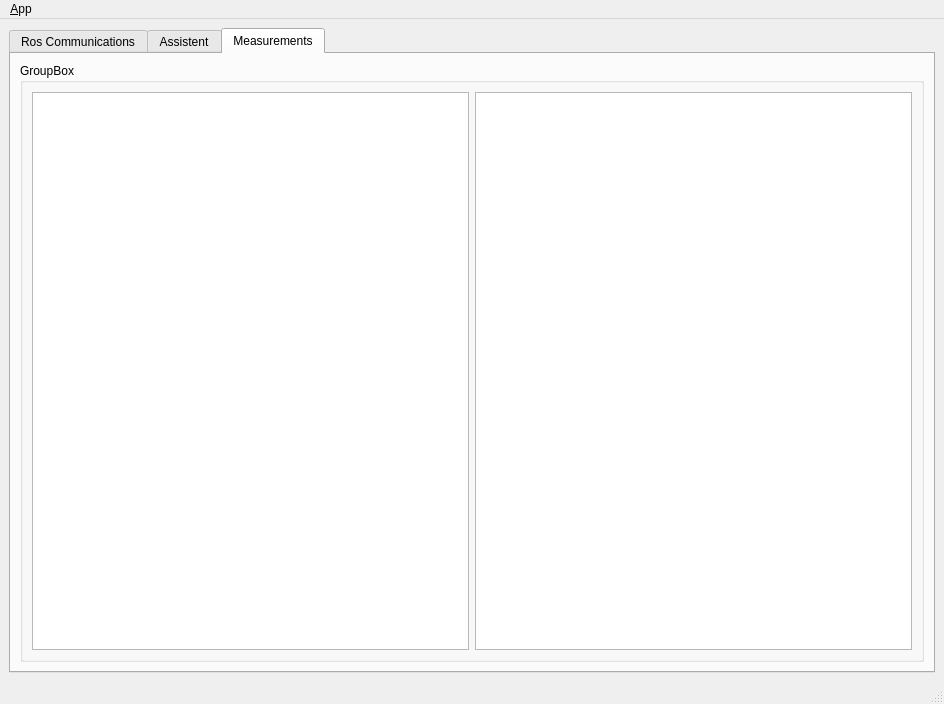
<?xml version="1.0" encoding="UTF-8"?>
<ui version="4.0">
 <class>MainWindowDesign</class>
 <widget class="QMainWindow" name="MainWindowDesign">
  <property name="geometry">
   <rect>
    <x>0</x>
    <y>0</y>
    <width>944</width>
    <height>704</height>
   </rect>
  </property>
  <property name="windowTitle">
   <string>QRosApp</string>
  </property>
  <property name="windowIcon">
   <iconset resource="../resources/images.qrc">
    <normaloff>:/images/icon.png</normaloff>:/images/icon.png</iconset>
  </property>
  <property name="locale">
   <locale language="English" country="Australia"/>
  </property>
  <widget class="QWidget" name="centralwidget">
   <layout class="QHBoxLayout">
    <item>
     <widget class="QTabWidget" name="tab_manager">
      <property name="enabled">
       <bool>true</bool>
      </property>
      <property name="minimumSize">
       <size>
        <width>100</width>
        <height>0</height>
       </size>
      </property>
      <property name="accessibleName">
       <string/>
      </property>
      <property name="locale">
       <locale language="English" country="Australia"/>
      </property>
      <property name="currentIndex">
       <number>2</number>
      </property>
      <widget class="QWidget" name="tab_status">
       <attribute name="title">
        <string>Ros Communications</string>
       </attribute>
       <layout class="QVBoxLayout" name="verticalLayout_2">
        <item>
         <widget class="QGroupBox" name="groupBox_12">
          <property name="sizePolicy">
           <sizepolicy hsizetype="MinimumExpanding" vsizetype="Preferred">
            <horstretch>0</horstretch>
            <verstretch>0</verstretch>
           </sizepolicy>
          </property>
          <property name="minimumSize">
           <size>
            <width>904</width>
            <height>0</height>
           </size>
          </property>
          <property name="title">
           <string>Logging</string>
          </property>
          <layout class="QGridLayout" name="gridLayout_3">
           <item row="0" column="0">
            <widget class="QListView" name="view_logging"/>
           </item>
          </layout>
         </widget>
        </item>
       </layout>
      </widget>
      <widget class="QWidget" name="tab_assistent">
       <attribute name="title">
        <string>Assistent</string>
       </attribute>
      </widget>
      <widget class="QWidget" name="tab_measurements">
       <attribute name="title">
        <string>Measurements</string>
       </attribute>
       <layout class="QVBoxLayout" name="verticalLayout_5">
        <item>
         <widget class="QGroupBox" name="groupBox_2">
          <property name="enabled">
           <bool>true</bool>
          </property>
          <property name="sizePolicy">
           <sizepolicy hsizetype="MinimumExpanding" vsizetype="Preferred">
            <horstretch>0</horstretch>
            <verstretch>0</verstretch>
           </sizepolicy>
          </property>
          <property name="minimumSize">
           <size>
            <width>904</width>
            <height>0</height>
           </size>
          </property>
          <property name="title">
           <string>GroupBox</string>
          </property>
          <property name="flat">
           <bool>false</bool>
          </property>
          <property name="checkable">
           <bool>false</bool>
          </property>
          <layout class="QGridLayout" name="gridLayout_4">
           <item row="0" column="0">
            <widget class="QListView" name="listView_measurements">
             <property name="editTriggers">
              <set>QAbstractItemView::NoEditTriggers</set>
             </property>
            </widget>
           </item>
           <item row="0" column="1">
            <widget class="QGraphicsView" name="graphicsView"/>
           </item>
          </layout>
         </widget>
        </item>
       </layout>
      </widget>
     </widget>
    </item>
   </layout>
  </widget>
  <widget class="QMenuBar" name="menubar">
   <property name="geometry">
    <rect>
     <x>0</x>
     <y>0</y>
     <width>944</width>
     <height>21</height>
    </rect>
   </property>
   <widget class="QMenu" name="menu_File">
    <property name="title">
     <string>&amp;App</string>
    </property>
    <addaction name="action_Preferences"/>
    <addaction name="separator"/>
    <addaction name="actionAbout"/>
    <addaction name="actionAbout_Qt"/>
    <addaction name="separator"/>
    <addaction name="action_Quit"/>
   </widget>
   <addaction name="menu_File"/>
  </widget>
  <widget class="QStatusBar" name="statusbar"/>
  <action name="action_Quit">
   <property name="text">
    <string>&amp;Quit</string>
   </property>
   <property name="shortcut">
    <string>Ctrl+Q</string>
   </property>
   <property name="shortcutContext">
    <enum>Qt::ApplicationShortcut</enum>
   </property>
  </action>
  <action name="action_Preferences">
   <property name="text">
    <string>&amp;Preferences</string>
   </property>
  </action>
  <action name="actionAbout">
   <property name="text">
    <string>&amp;About</string>
   </property>
  </action>
  <action name="actionAbout_Qt">
   <property name="text">
    <string>About &amp;Qt</string>
   </property>
  </action>
 </widget>
 <resources>
  <include location="../resources/images.qrc"/>
 </resources>
 <connections>
  <connection>
   <sender>action_Quit</sender>
   <signal>triggered()</signal>
   <receiver>MainWindowDesign</receiver>
   <slot>close()</slot>
   <hints>
    <hint type="sourcelabel">
     <x>-1</x>
     <y>-1</y>
    </hint>
    <hint type="destinationlabel">
     <x>399</x>
     <y>299</y>
    </hint>
   </hints>
  </connection>
 </connections>
</ui>
